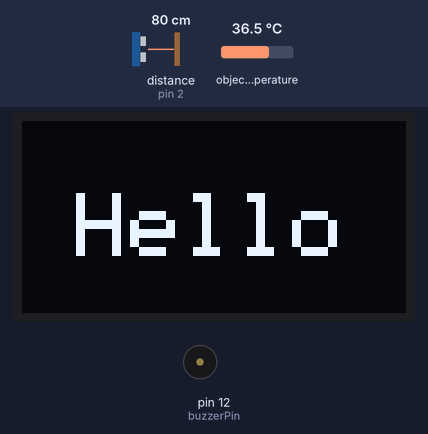
The sketch below on a simulated Arduino Uno, built with avr-gcc and run on an emulated ATmega328P. On the bench: 128×64 one-colour display, buzzer (waves = sounding, pin HIGH). Wiring (inferred from the names in the program): ultrasonic range finder: trigger pin 4; echo pin 2. Inputs (shaded band) come from the test bench; at power-on: distance to the obstacle (sensor on pin 2) 80 cm, object temperature 36.5 °C. The echo pulse lasts 58.3 µs per cm; pins used as bus, display or sensor lines are not drawn; what the sketch prints to the serial monitor is not drawn.

Above: at 1.2 s.
1.3 s: distance to the obstacle (sensor on pin 2) set to 2 cm
At 3.0 s:
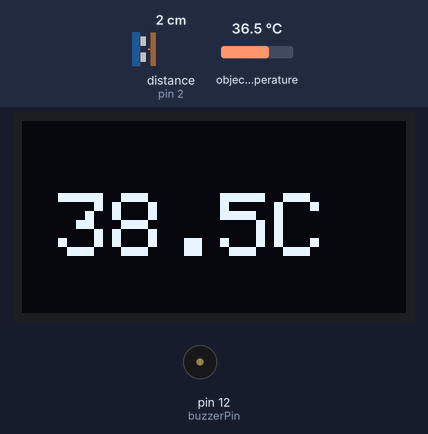
4.1 s: object temperature set to 20 °C
At 6.9 s:
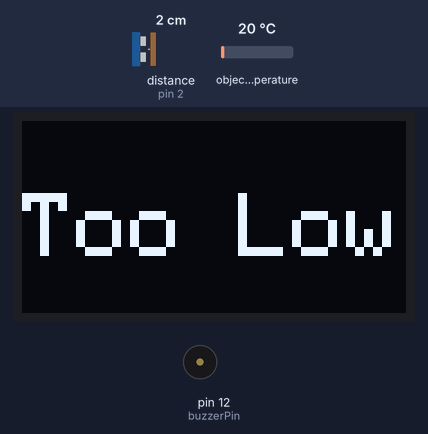
7.1 s: distance to the obstacle (sensor on pin 2) set to 14 cm
10.0 s: distance to the obstacle (sensor on pin 2) set to 17 cm
At 12.8 s:
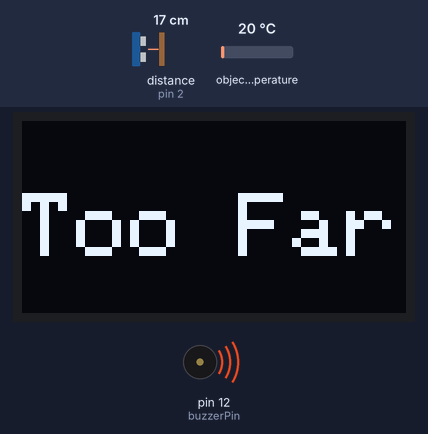
13.0 s: distance to the obstacle (sensor on pin 2) set to 60 cm
At 13.9 s:
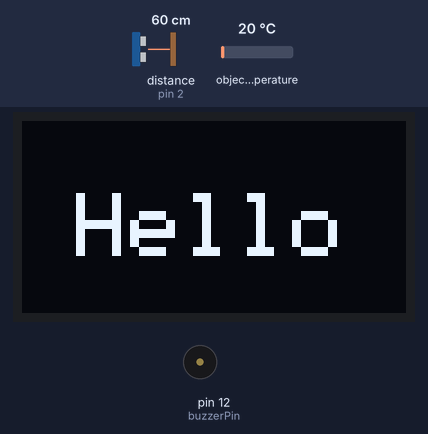
14.7 s: distance to the obstacle (sensor on pin 2) set to 4 cm
At 15.6 s:
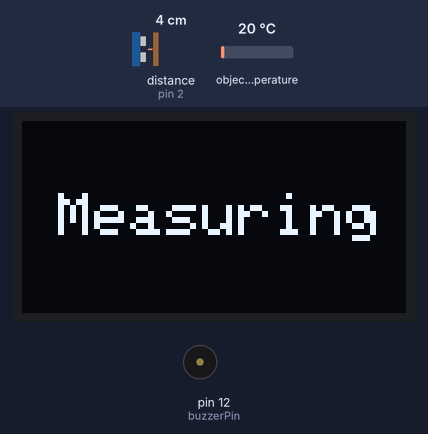
Timing chart, 0 to 17.7 s (numbered marks = the images above; inputs shaded):
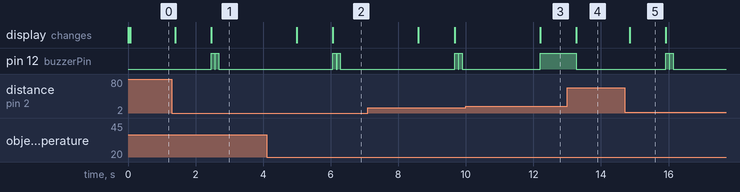

Measured:
- the behaviour switches between 15 and 16 cm on distance to the obstacle (sensor on pin 2) (found by bisection; images 2 and 3)
- after the input at 1.3 s, pin 12 (buzzerPin): alternates HIGH for 0.10 s and LOW for 0.02 s, 4 changes in all, then stays LOW, starting after 1.2 s; the display: first changes after 0.09 s (image 1 shows a later state)
- after the input at 4.1 s, the display: first differs from a run without the input after 2.0 s (image 2)
- after the input at 10.0 s, pin 12 (buzzerPin): LOW → HIGH after 2.2 s; the display: changes after 2.2 s (image 3)
- after the input at 13.0 s, pin 12 (buzzerPin): HIGH → LOW after 0.27 s; the display: changes after 0.27 s (image 4)
- after the input at 14.7 s, pin 12 (buzzerPin): alternates HIGH for 0.10 s and LOW for 0.02 s, 4 changes in all, then stays LOW, starting after 1.2 s; the display: changes after 0.15 s (image 5)
- what the display in image 5 shows lasts 1.1 s, from 14.8 s to 15.9 s

The sketch:

tempreader.ino
```cpp
#include <Wire.h>
#include <Adafruit_GFX.h>
#include <Adafruit_SSD1306.h>
#include <SparkFunMLX90614.h> // SparkFunMLX90614 Arduino library

#define SCREEN_WIDTH 128 // OLED display width, in pixels
#define SCREEN_HEIGHT 64 // OLED display height, in pixels
#define TEMP_MEASUREMENT_RANGE 15
#define DETECTION_RANGE 40
#define COMP 2
#define MEASUREMENTS 10

const int trigPin = 4;
const int echoPin = 2;
const int buzzerPin = 12;
int count = 0;
float duration, distance;
float window[MEASUREMENTS];
float sum=0;
float avg;
bool updated_flag = false;
bool updated_flag2 = false;

IRTherm therm; // Create an IRTherm object to interact with throughout


// Declaration for an SSD1306 display connected to I2C (SDA, SCL pins)
Adafruit_SSD1306 display(SCREEN_WIDTH, SCREEN_HEIGHT, &Wire, -1);

void print_oled(String text, int sz, int x, int y){
    if(!display.begin(SSD1306_SWITCHCAPVCC, 0x3C)) { // Address 0x3D for 128x64
    Serial.println(F("SSD1306 allocation failed"));
    for(;;);
    }
    //display.setRotation(2);
    display.clearDisplay();
    display.setTextSize(sz);
    display.setTextColor(WHITE);
    display.setCursor(x, y);
    // Display static text
    display.println(text);
    display.display();
}

float read_distance(){
  digitalWrite(trigPin, LOW);
  delayMicroseconds(2);
  digitalWrite(trigPin, HIGH);
  delayMicroseconds(10);
  digitalWrite(trigPin, LOW);
  duration = pulseIn(echoPin, HIGH);
  distance = (duration*.0343)/2;
  return distance;
}

void setup() {
  Serial.begin(9600); // Initialize Serial to log output

  //mlx90614 settings
  therm.begin(); // Initialize thermal IR sensor
  therm.setUnit(TEMP_C); // Set the library's units to Celsius
  // Alternatively, TEMP_F can be replaced with TEMP_C for Celsius or
  // TEMP_K for Kelvin.

  //hrsc04 settings
  pinMode(trigPin, OUTPUT);
  pinMode(echoPin, INPUT);

  //buzzer settings
  pinMode(buzzerPin, OUTPUT);

}

float calibrate(float temp){
  temp += COMP;
  Serial.println("test: "+String(temp,1));
  return temp;
//  if(temp<=35.0){
//    return 35.0;
//  }else{
//    return temp;
//  }
}

void loop() {

    distance = read_distance();
    Serial.println("distance: "+String(distance));
    if (distance < DETECTION_RANGE){ //user is found
      if (distance > TEMP_MEASUREMENT_RANGE){
        if(updated_flag == false){
          print_oled("Too Far", 3, 0, 24);
          digitalWrite(buzzerPin, HIGH);  //turn on buzzer if too far
          updated_flag = true;
          updated_flag2 = false;
        }
      }else{ // On success, read() will return 1, on fail 0.
        digitalWrite(buzzerPin, LOW);  //turn off buzzer if within measurement range
        Serial.println("Measuring Temp");
        print_oled(" Measuring", 2, 0, 24);
        for (int i=0; i<MEASUREMENTS; i++){
          if (therm.read()){ //if temp read is successful
            float temp = calibrate(therm.object());
            sum += temp;
            Serial.println("t"+String(i+1)+": "+String(temp,1));
          }
          delay(100);
        }

        avg = sum/MEASUREMENTS;
        Serial.println("avg: "+String(avg,1));
        String temp;
        if(avg<35.0){
          temp = String("Too Low");
          Serial.println("temp: "+temp);
          print_oled(temp, 3, 0,24);
        }else{
          temp = String(avg, 1)+"C";
          Serial.println("temp: "+temp);
          print_oled(temp, 3, 12,24);
        }

        updated_flag = false;
        updated_flag2 = false;
        sum = 0;

        digitalWrite(buzzerPin, HIGH);
        delay(100);
        digitalWrite(buzzerPin, LOW);
        delay(20);
        digitalWrite(buzzerPin, HIGH);
        delay(100);
        digitalWrite(buzzerPin, LOW);
        delay(2000);
      }
    }else {
      if(updated_flag2 == false){
        print_oled(" Hello", 3, 0, 24);
        updated_flag = false;
        updated_flag2 = true;
      }
      digitalWrite(buzzerPin, LOW);  //turn on buzzer if too far
    }
    delay(250);
}
```
